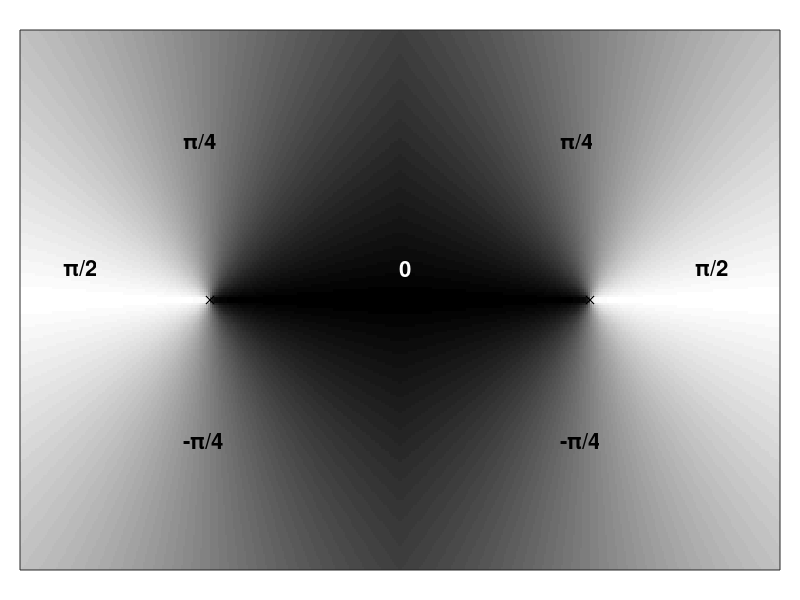

This chart was generated by the following MATLAB code:
% pin_wheel.m Cartoon of a small pin-wheel map in V1.
%
%  This code was used to produce Figure 6.18 in the book:
%  An Introductory Course in Computational Neuroscience
%  by Paul Miller (Brandeis University, 2017).
%
%%%%%%%%%%%%%%%%%%%%%%%%%%%%%%%%%%%%%%%%%%%%%%%%%%%%%%%%%%%%%%%%%%%%%%%%%%%
clear

% For the figure in a black and white textbook set coloroff to 1.
% Otherwise set coloroff to 0 for a better figure.
coloroff = 1;

% Set up a rectangular array of neurons for two pinwheels.
Nx = 400;
Ny = 200;
% Define coordinates of the first pinwheel center.
% The second one will simply be a reflection of the first producing a
% mirror copy shifted in the x-direction.
center1x = Nx/4+0.5;
center1y = Ny/2+0.5;

% angle_pref will contained the preferred angle for an oriented bar
% stimulus that can range from -pi/2 to + pi/2.
angle_pref = zeros(Nx,Ny);
for i = 1:Nx/2;
    % For positive x then the arctangent of y/x produces an angle between
    % -pi/2 and pi/2. In this case we divide by two to obtain an angle
    % between -pi/4 and +pi/4.
    if ( i > center1x )
        for j = 1:Ny;
            angle_pref(i,j) = 0.5*atan((j-center1y)/(i-center1x));
        end
    else;   % For negative x
        for j = 1:center1y;     % For negative y, a negative angle
            angle_pref(i,j) = -pi/2+0.5*atan((j-center1y)/(i-center1x));
        end
        for j = ceil(center1y):Ny; % For positive y, a positive angle
            angle_pref(i,j) = pi/2+0.5*atan((j-center1y)/(i-center1x));
        end
    end
end

% Now produce a reflected pinwheel in the right half of x-coordinates
angle_pref(Nx:-1:Nx/2+1,:) = angle_pref(1:Nx/2,:);

% In the plot below the absolute value of the preferred angle is used to
% prevent a discontinuity between -pi/2 and +pi/2 when they represent the
% same orientation of a bar.
% If a color plot is used then a full rotation through distince colors in
% the RGB plane can be used to produce a more accurate figure where for
% example -pi/4 is distinct from +pi/4.
% When using image or imagesc, the transpose of the matrix is needed to 
% convert coordinates (x,y) into (column no., row no.) instead of 
% (row, column), which is the standard matrix notation.
figure(1)
clf
subplot('Position',[0.025 0.05 0.95 0.9])
set(gca,'YDir','normal')
if ( coloroff )
    imagesc(abs(angle_pref'))
    colormap(gray);         % Sets the colors the range of values map onto
else    
    imagesc(angle_pref');   
    npoints = 10000;     % Determines the gradation of the color scale
    vec = 2*pi/npoints*[0:npoints]';    % A vector from 0 to 2.pi
    reds = (0.5*(1+cos(vec)));            % Redness cycles along the vector
    greens = (0.5*(1+cos(vec+2*pi/3)));   % Greenness offset from redness
    blues = (0.5*(1+cos(vec-2*pi/3)));    % Blueness offset from redness and greenness.
    map = [reds greens blues];          % New colormap in RGB values
    colormap(map);          % Sets the colors the range of values map onto
end

% By default Matlab plots an image of a matrix with the rows ordered with
% row 1 at the top. If the rows represent y-coordinates, then we need to
% set the y-direction as 'normal' not 'reverse'.
set(gca,'YDir','normal')

% Finally add some labels of the angles at specific points on the plot
annotation('textbox',[0.08 0.54 0.02 0.02],'LineStyle','none','FontSize',16,'FontWeight','Bold','Color','k','String','\pi/2')
annotation('textbox',[0.87 0.54 0.02 0.02],'LineStyle','none','FontSize',16,'FontWeight','Bold','Color','k','String','\pi/2')
annotation('textbox',[0.5 0.54 0.02 0.02],'LineStyle','none','FontSize',16,'FontWeight','Bold','Color','w','String','0')
annotation('textbox',[0.23 0.75 0.02 0.02],'LineStyle','none','FontSize',16,'FontWeight','Bold','String','\pi/4')
annotation('textbox',[0.23 0.25 0.02 0.02],'LineStyle','none','FontSize',16,'FontWeight','Bold','String','-\pi/4')
annotation('textbox',[0.7 0.75 0.02 0.02],'LineStyle','none','FontSize',16,'FontWeight','Bold','String','\pi/4')
annotation('textbox',[0.7 0.25 0.02 0.02],'LineStyle','none','FontSize',16,'FontWeight','Bold','String','-\pi/4')
set(gca,'XTick',[]);
set(gca,'YTick',[]);
hold on
plot(center1x,center1y,'xk')
plot(3*Nx/4+0.5,Ny/2+0.5,'xk')

